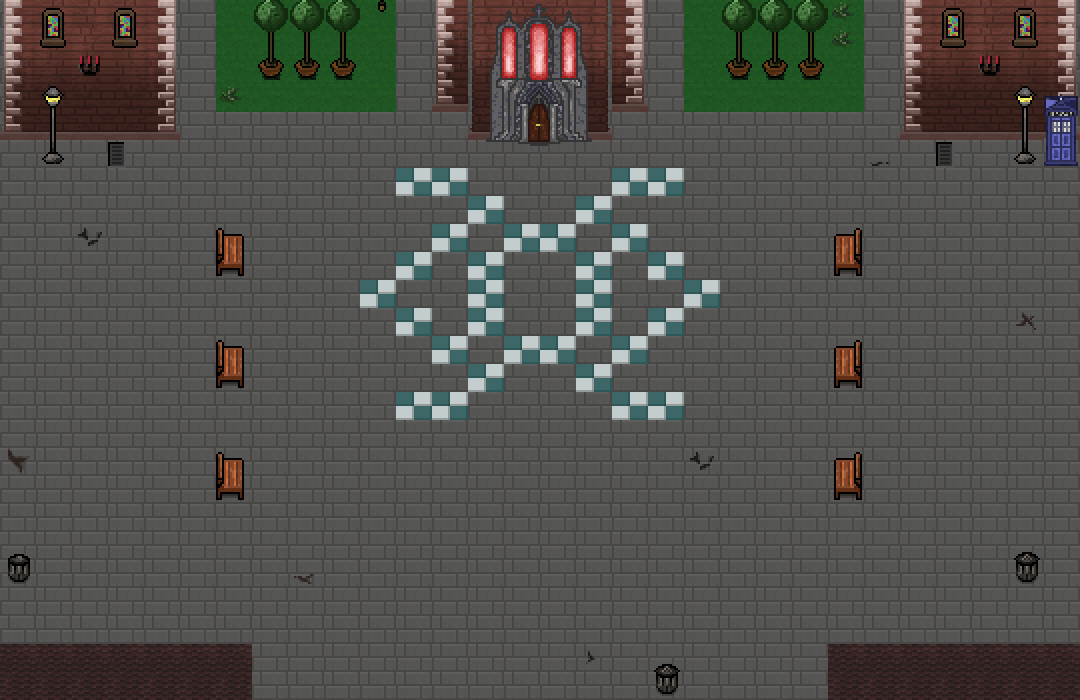

Rendered tile map (Tiled .tmx) drawn with the repository's tilesets; below, a short description and the map source with its tile grids summarised:
An orthogonal 30x25 tile map with 36x28 px tiles, 3 tile layers (map, ebene1, ebene2), 1 hidden layer not drawn.

<map version="1.0" orientation="orthogonal" renderorder="right-down" width="30" height="25" tilewidth="36" tileheight="28" nextobjectid="1">
 <tileset firstgid="1" name="sprite_sheet_props_main" tilewidth="36" tileheight="28">
  <image source="../img/sprite_sheet_props_main.png" width="1800" height="1400" />
 </tileset>
 <layer name="map" width="30" height="25">
  <data>[750 cells, 749 non-empty, 6 distinct tile ids]</data>
 </layer>
 <layer name="ebene1" width="30" height="25">
  <data>[750 cells, 120 non-empty, 45 distinct tile ids]</data>
 </layer>
 <layer name="walkable" width="30" height="25" visible="0">
  <data>[750 cells, 139 non-empty, 1 distinct tile ids]</data>
 </layer>
 <layer name="ebene2" width="30" height="25">
  <data>[750 cells, 55 non-empty, 41 distinct tile ids]</data>
 </layer>
</map>
